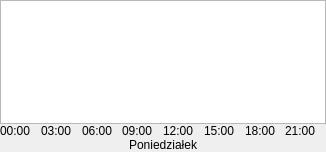
<?xml version="1.0" encoding="UTF-8"?>
<ui version="4.0">
 <class>Pogoda5_1Day</class>
 <widget class="QWidget" name="Pogoda5_1Day">
  <property name="geometry">
   <rect>
    <x>0</x>
    <y>0</y>
    <width>326</width>
    <height>152</height>
   </rect>
  </property>
  <property name="windowTitle">
   <string>Form</string>
  </property>
  <layout class="QVBoxLayout" name="verticalLayout">
   <property name="spacing">
    <number>0</number>
   </property>
   <property name="leftMargin">
    <number>0</number>
   </property>
   <property name="topMargin">
    <number>0</number>
   </property>
   <property name="rightMargin">
    <number>0</number>
   </property>
   <property name="bottomMargin">
    <number>0</number>
   </property>
   <item>
    <widget class="QGraphicsView" name="graphicsView"/>
   </item>
   <item>
    <widget class="QWidget" name="widget" native="true">
     <layout class="QGridLayout" name="gridLayout">
      <property name="leftMargin">
       <number>0</number>
      </property>
      <property name="topMargin">
       <number>0</number>
      </property>
      <property name="rightMargin">
       <number>0</number>
      </property>
      <property name="bottomMargin">
       <number>0</number>
      </property>
      <property name="spacing">
       <number>0</number>
      </property>
      <item row="0" column="0">
       <widget class="QLabel" name="label">
        <property name="text">
         <string>00:00</string>
        </property>
        <property name="alignment">
         <set>Qt::AlignLeading|Qt::AlignLeft|Qt::AlignTop</set>
        </property>
       </widget>
      </item>
      <item row="0" column="3">
       <widget class="QLabel" name="label_4">
        <property name="text">
         <string>09:00</string>
        </property>
        <property name="alignment">
         <set>Qt::AlignLeading|Qt::AlignLeft|Qt::AlignTop</set>
        </property>
       </widget>
      </item>
      <item row="0" column="4">
       <widget class="QLabel" name="label_5">
        <property name="text">
         <string>12:00</string>
        </property>
        <property name="alignment">
         <set>Qt::AlignLeading|Qt::AlignLeft|Qt::AlignTop</set>
        </property>
       </widget>
      </item>
      <item row="0" column="6">
       <widget class="QLabel" name="label_7">
        <property name="text">
         <string>18:00</string>
        </property>
        <property name="alignment">
         <set>Qt::AlignLeading|Qt::AlignLeft|Qt::AlignTop</set>
        </property>
       </widget>
      </item>
      <item row="0" column="2">
       <widget class="QLabel" name="label_3">
        <property name="text">
         <string>06:00</string>
        </property>
        <property name="alignment">
         <set>Qt::AlignLeading|Qt::AlignLeft|Qt::AlignTop</set>
        </property>
       </widget>
      </item>
      <item row="0" column="7">
       <widget class="QLabel" name="label_8">
        <property name="text">
         <string>21:00</string>
        </property>
        <property name="alignment">
         <set>Qt::AlignLeading|Qt::AlignLeft|Qt::AlignTop</set>
        </property>
       </widget>
      </item>
      <item row="0" column="1">
       <widget class="QLabel" name="label_2">
        <property name="text">
         <string>03:00</string>
        </property>
        <property name="alignment">
         <set>Qt::AlignLeading|Qt::AlignLeft|Qt::AlignTop</set>
        </property>
       </widget>
      </item>
      <item row="0" column="5">
       <widget class="QLabel" name="label_6">
        <property name="text">
         <string>15:00</string>
        </property>
        <property name="alignment">
         <set>Qt::AlignLeading|Qt::AlignLeft|Qt::AlignTop</set>
        </property>
       </widget>
      </item>
      <item row="1" column="0" colspan="8">
       <widget class="QLabel" name="dayname">
        <property name="text">
         <string>Poniedziałek</string>
        </property>
        <property name="alignment">
         <set>Qt::AlignCenter</set>
        </property>
       </widget>
      </item>
     </layout>
    </widget>
   </item>
  </layout>
 </widget>
 <resources/>
 <connections/>
</ui>
